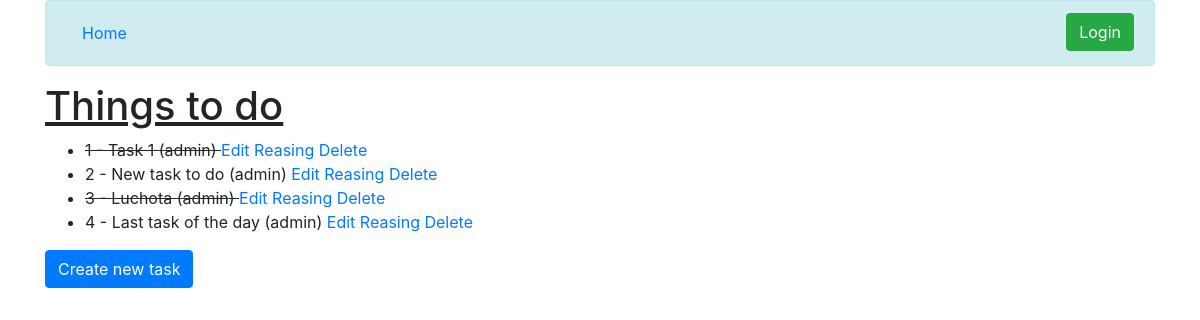
Before: / with the older database file.
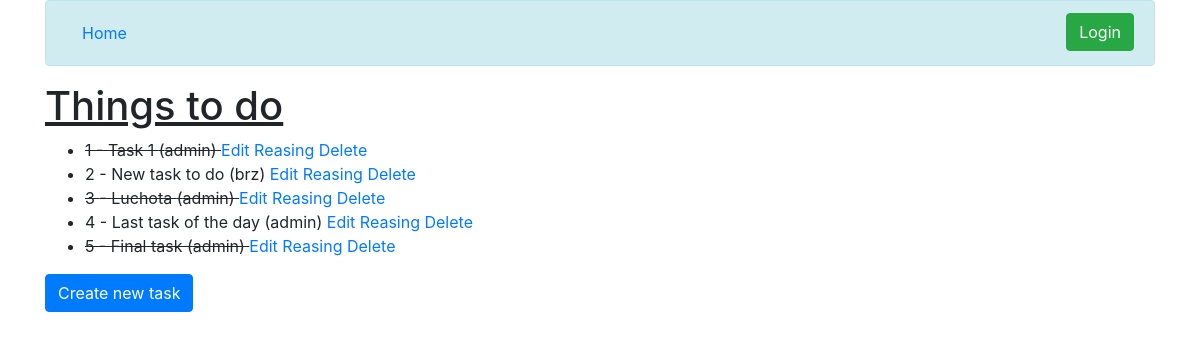
After: the same page with the newer database file.
### todolist_app/models.py (models this page shows, shortened)
class Todo(models.Model):
    description = models.CharField(max_length=30)
    done = models.BooleanField(default=False)
    priority = models.ForeignKey(
        Priority,
        on_delete=models.CASCADE,
        default=None,
        null=True,
    )
    user_assigned = models.ForeignKey(
        settings.AUTH_USER_MODEL,
        on_delete=models.CASCADE,
        default=None,
        null=True,
        )

### todolist_app/views.py (the view)
# urls.py: path('', TodoListView.as_view(), name='todo_list'),
class TodoListView(ListView):
    model = Todo

### todolist_app/templates/todolist_app/todo_list.html
{% extends "base.html" %}
{% block content %}
    <h1><u>Things to do</u></h1>
    <ul>
    {% for todo in object_list %}
        {% if todo.done == True %}
            <li><strike>{{ todo.id }} - {{ todo.description }} ({{ todo.user_assigned }}) </strike>
        {% else %}
            <li>{{ todo.id }} - {{ todo.description }} ({{ todo.user_assigned }})
        {% endif %}
            <a href="{% url 'edit_todo' todo.id %}">Edit</a>
            <a href="{% url 'update_todo_assigned' todo.id %}">Reasing</a>
            <a href="{% url 'delete_todo' todo.id %}">Delete</a>
        </li>
    {% empty %}
        <li>No articles yet.</li>
    {% endfor %}
    </ul>
{% endblock %}

### todolist_app/templates/base.html (shortened to what this page needs)
{% load bootstrap4 %}
{% bootstrap_css %}
{% block navigation %}
<body>
    <main class="container">
        <div class="alert alert-info" role="alert">
        <div class="row mx-md-n5">
            <div class="col px-md-5">
                <a class="nav-link" href="{% url 'todo_list' %}" style="float: left">Home</a>
            </div>
            <div class="col px-md-5">
                {% if user.is_authenticated %}
                <a class="btn btn-danger" href="{% url 'logout' %}" style="float: right"> Logout </a>
                <u style="float: right">{{ user.get_username }}   </u>
                {% else %}
                <a class="btn btn-success" href="{% url 'login' %}" style="float: right"> Login </a>
                {% endif %}
            </div>
        </div>
    </div>
{% endblock %}
{% block content %}{% endblock %}
{% block bottom %}
    <a class="btn btn-primary" href="{% url 'create_todo' %}" style="float: left">Create new task</a>
{% endblock %}
    </main>
</body>

Changed rows visible on the page:
changed Todo "New task to do": user_assigned "admin" → "brz"
added Todo: id "5", description "Final task", user_assigned "admin"
